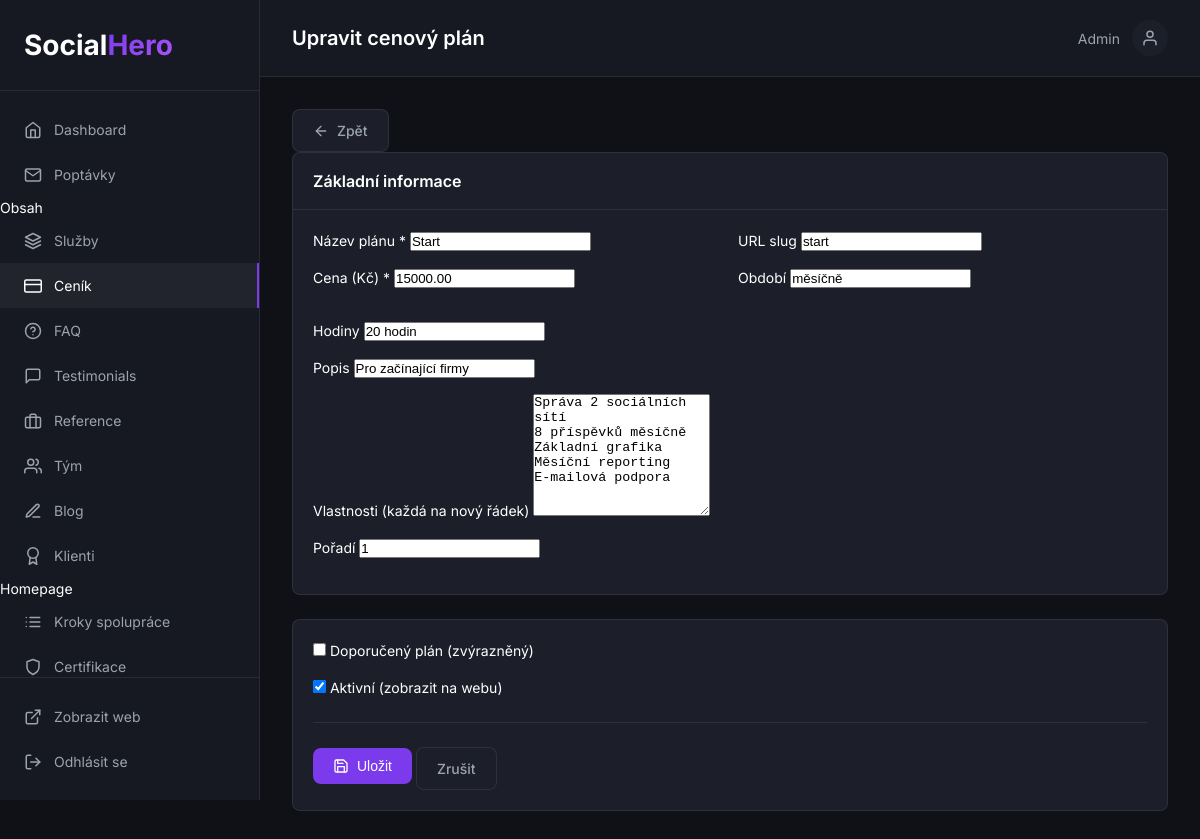
/admin/pricing/1/edit (signed in), run on the app's committed database.
### tables this page shows
CREATE TABLE IF NOT EXISTS `pricing_plans` (
    `id` INT UNSIGNED NOT NULL AUTO_INCREMENT,
    `name` VARCHAR(100) NOT NULL,
    `slug` VARCHAR(100) NOT NULL UNIQUE,
    `price` DECIMAL(10,2) NOT NULL,
    `currency` VARCHAR(3) NOT NULL DEFAULT 'CZK',
    `period` VARCHAR(50) NOT NULL DEFAULT 'měsíčně',
    `hours` VARCHAR(50) DEFAULT NULL,
    `description` VARCHAR(255) DEFAULT NULL,
    `features` JSON DEFAULT NULL,
    `is_featured` TINYINT(1) NOT NULL DEFAULT 0,
    `is_active` TINYINT(1) NOT NULL DEFAULT 1,
    `sort_order` INT NOT NULL DEFAULT 0,
    `created_at` DATETIME NOT NULL DEFAULT CURRENT_TIMESTAMP,
    `updated_at` DATETIME NOT NULL DEFAULT CURRENT_TIMESTAMP ON UPDATE CURRENT_TIMESTAMP,
    PRIMARY KEY (`id`),
    INDEX `idx_active` (`is_active`),
    INDEX `idx_sort` (`sort_order`)
);

### admin/Controllers/ContentController.php (called while the page is built, shortened)
<?php
class ContentController
{
    public function pricingForm(?int $id = null): void
    {
        $plan = null;
        if ($id) {
            try {
                $plan = Database::fetch("SELECT * FROM pricing_plans WHERE id = ?", [$id]);
            } catch (\Exception $e) {}
        }
        require ADMIN_PATH . '/Views/pricing-form.php';
    }
}

### config/database.php (called while the page is built, shortened)
<?php
$envFile = dirname(__DIR__) . '/.env';
return [
    'host' => $_ENV['DB_HOST'] ?? 'localhost',
    'database' => $_ENV['DB_NAME'] ?? 'socialhero',
    'username' => $_ENV['DB_USER'] ?? 'root',
    'password' => $_ENV['DB_PASS'] ?? '',
    'charset' => 'utf8mb4',
    'collation' => 'utf8mb4_unicode_ci',
    'options' => [
        PDO::ATTR_ERRMODE => PDO::ERRMODE_EXCEPTION,
        PDO::ATTR_DEFAULT_FETCH_MODE => PDO::FETCH_ASSOC,
        PDO::ATTR_EMULATE_PREPARES => false,
    ]
];

### app/Core/Database.php (called while the page is built, shortened)
<?php
class Database
{
    private static ?PDO $instance = null;
    public static function getInstance(): PDO
    {
        if (self::$instance === null) {
            $config = require BASE_PATH . '/config/database.php';
            try {
                $dsn = sprintf(
                    'mysql:host=%s;dbname=%s;charset=%s',
                    $config['host'],
                    $config['database'],
                    $config['charset']
                );
                self::$instance = new PDO(
                    $dsn,
                    $config['username'],
                    $config['password'],
                    $config['options']
                );
            } catch (PDOException $e) {
                die('Database connection failed: ' . $e->getMessage());
            }
        }
        return self::$instance;
    }
    public static function query(string $sql, array $params = []): \PDOStatement
    {
        $stmt = self::getInstance()->prepare($sql);
        $stmt->execute($params);
        return $stmt;
    }
    public static function fetch(string $sql, array $params = []): ?array
    {
        $result = self::query($sql, $params)->fetch();
        return $result ?: null;
    }
}

### admin/Views/pricing-form.php (the view, shortened to what this page needs)
<?php
$features = $plan ? implode("\n", json_decode($plan['features'] ?? '[]', true) ?: []) : '';
?>
<div class="content-header">
    <div class="content-header__left">
        <a href="/admin/pricing" class="btn btn--secondary btn--small">
            <i data-feather="arrow-left"></i> Zpět
        </a>
    </div>
</div>
<form method="POST" class="form">
    <div class="card">
        <div class="card__header">
            <h3>Základní informace</h3>
        </div>
        <div class="card__body">
            <div class="form-row">
                <div class="form-group form-group--half">
                    <label for="name">Název plánu *</label>
                    <input type="text" id="name" name="name" value="<?= htmlspecialchars($plan['name'] ?? $_POST['name'] ?? '') ?>" required placeholder="např. Start, Growth, Scale">
                </div>
                <div class="form-group form-group--half">
                    <label for="slug">URL slug</label>
                    <input type="text" id="slug" name="slug" value="<?= htmlspecialchars($plan['slug'] ?? $_POST['slug'] ?? '') ?>" placeholder="automaticky z názvu">
                </div>
            </div>
            <div class="form-row">
                <div class="form-group form-group--third">
                    <label for="price">Cena (Kč) *</label>
                    <input type="number" id="price" name="price" value="<?= $plan['price'] ?? $_POST['price'] ?? '' ?>" required min="0" step="1">
                </div>
                <div class="form-group form-group--third">
                    <label for="period">Období</label>
                    <input type="text" id="period" name="period" value="<?= htmlspecialchars($plan['period'] ?? $_POST['period'] ?? 'měsíčně') ?>">
                </div>
                <div class="form-group form-group--third">
                    <label for="hours">Hodiny</label>
                    <input type="text" id="hours" name="hours" value="<?= htmlspecialchars($plan['hours'] ?? $_POST['hours'] ?? '') ?>" placeholder="např. 20 hodin">
                </div>
            </div>
            <div class="form-group">
                <label for="description">Popis</label>
                <input type="text" id="description" name="description" value="<?= htmlspecialchars($plan['description'] ?? $_POST['description'] ?? '') ?>" placeholder="např. Pro začínající firmy">
            </div>
            <div class="form-group">
                <label for="features">Vlastnosti (každá na nový řádek)</label>
                <textarea id="features" name="features" rows="8" placeholder="Správa 2 sociálních sítí&#10;8 příspěvků měsíčně&#10;Základní reporting"><?= htmlspecialchars($features) ?></textarea>
            </div>
            <div class="form-group">
                <label for="sort_order">Pořadí</label>
                <input type="number" id="sort_order" name="sort_order" value="<?= $plan['sort_order'] ?? $_POST['sort_order'] ?? 0 ?>">
            </div>
        </div>
    </div>
    <div class="card">
        <div class="card__body">
            <div class="form-group">
                <label class="checkbox">
                    <input type="checkbox" name="is_featured" value="1" <?= ($plan['is_featured'] ?? false) ? 'checked' : '' ?>>
                    <span>Doporučený plán (zvýrazněný)</span>
                </label>
            </div>
            <div class="form-group">
                <label class="checkbox">
                    <input type="checkbox" name="is_active" value="1" <?= ($plan['is_active'] ?? true) ? 'checked' : '' ?>>
                    <span>Aktivní (zobrazit na webu)</span>
                </label>
            </div>
            <div class="form-actions">
                <button type="submit" class="btn btn--primary">
                    <i data-feather="save"></i> Uložit
                </button>
                <a href="/admin/pricing" class="btn btn--secondary">Zrušit</a>
            </div>
        </div>
    </div>
</form>
<?php
require ADMIN_PATH . '/Views/layout.php';
?>

### admin/assets/css/admin.css (style rules this page uses)
:root { --admin-bg: #0f1117; --admin-sidebar: #161922; --admin-card: #1c1f2a; --admin-border: rgba(255, 255, 255, 0.08); --admin-text: #ffffff; --admin-text-secondary: #9ca3af; --admin-text-muted: #6b7280; --admin-primary: #7c3aed; --admin-primary-hover: #8b5cf6; --admin-success: #22c55e; --admin-warning: #f97316; --admin-error: #ef4444; --admin-radius: 0.5rem; --admin-transition: 200ms ease; }
* { margin: 0; padding: 0; box-sizing: border-box; }
body { font-family: 'Inter', -apple-system, BlinkMacSystemFont, sans-serif; font-size: 14px; line-height: 1.5; color: var(--admin-text); background: var(--admin-bg); }
a { color: inherit; text-decoration: none; }
.admin-page { display: flex; min-height: 100vh; }
.form-group { margin-bottom: 1rem; }
.form-row { display: grid; grid-template-columns: repeat(2, 1fr); gap: 1rem; }
.form-actions { margin-top: 1.5rem; padding-top: 1.5rem; border-top: 1px solid var(--admin-border); }
.btn { display: inline-flex; align-items: center; justify-content: center; gap: 0.5rem; padding: 0.625rem 1.25rem; font-size: 0.875rem; font-weight: 500; border-radius: var(--admin-radius); cursor: pointer; transition: all var(--admin-transition); border: none; }
.btn--primary { background: var(--admin-primary); color: white; }
.btn--secondary { background: var(--admin-card); border: 1px solid var(--admin-border); color: var(--admin-text-secondary); }
.btn svg { width: 16px; height: 16px; }
.card { background: var(--admin-card); border: 1px solid var(--admin-border); border-radius: var(--admin-radius); margin-bottom: 1.5rem; }
.card__header { display: flex; align-items: center; justify-content: space-between; padding: 1rem 1.25rem; border-bottom: 1px solid var(--admin-border); }
.card__header h3 { font-size: 1rem; font-weight: 600; }
.card__body { padding: 1.25rem; }

### data on the page
pricing_plans: name "Start", slug "start", price "15000.00", period "měsíčně", hours "20 hodin", description "Pro začínající firmy", features "Správa 2 sociálních sítí 8 příspěvků měsíčně Základní grafika Měsíční reporting E-mailová podpora", sort_order "1", is_active "☑"

### other printed values
$pageTitle "Upravit cenový plán"
$_SESSION['admin_user']['name'] "Admin"
